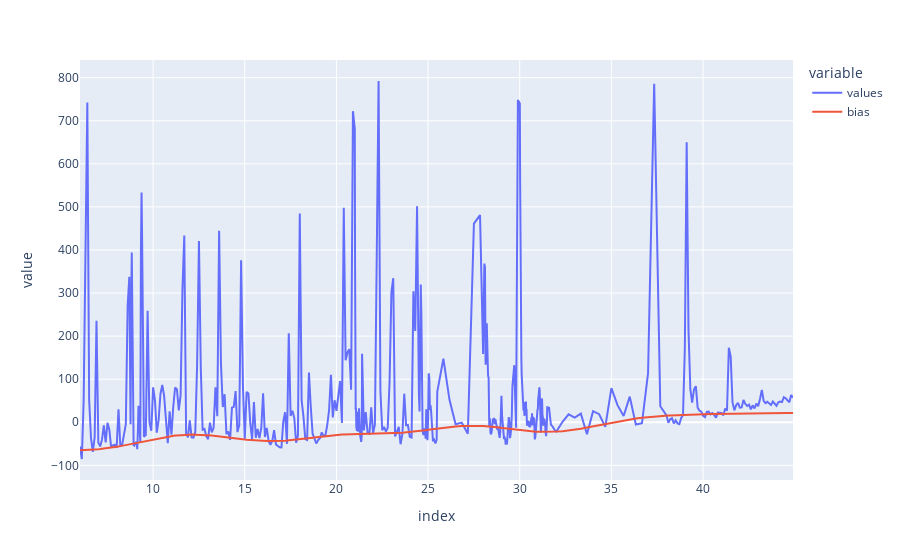

This figure's notebook cell:
### Markdown cell above
Il faut donc calculer en prenant en compte cette periode, pour chaque intervalle. <br>
C'est le but de la fonction `computeBiasByPart` et `computeBiasByPart`. C'est la seconde qui fonctionne le mieux d'après des tests. La première peut indroduire des problèmes de continuité.

### Code cell
bias2 = tools.computeBiasWithResample(newdf).iloc[tools.PADDING:-tools.PADDING]
newdf['bias'] = tools.resizeBias(newdf, bias2)
newdf.plot()

### Figure 1 — Plotly figure (JSON) as saved in the notebook; plotly's stock layout.template omitted (floating-point values rounded to 4 significant figures; data arrays with more than 128 entries replaced by an {"elided": "..."} marker saying what was removed)
{"data": [{"hovertemplate": "variable=values<br>index=%{x}<br>value=%{y}<extra></extra>", "legendgroup": "values", "line": {"color": "#636efa", "dash": "solid"}, "mode": "lines", "name": "values", "orientation": "v", "showlegend": true, "type": "scatter", "x": {"elided": "492 float values"}, "xaxis": "x", "y": {"elided": "492 float values"}, "yaxis": "y"}, {"hovertemplate": "variable=bias<br>index=%{x}<br>value=%{y}<extra></extra>", "legendgroup": "bias", "line": {"color": "#EF553B", "dash": "solid"}, "mode": "lines", "name": "bias", "orientation": "v", "showlegend": true, "type": "scatter", "x": {"elided": "492 float values"}, "xaxis": "x", "y": {"elided": "492 float values"}, "yaxis": "y"}], "layout": {"legend": {"title": {"text": "variable"}, "tracegroupgap": 0}, "margin": {"t": 60}, "xaxis": {"anchor": "y", "domain": [0, 1], "title": {"text": "index"}}, "yaxis": {"anchor": "x", "domain": [0, 1], "title": {"text": "value"}}}}
